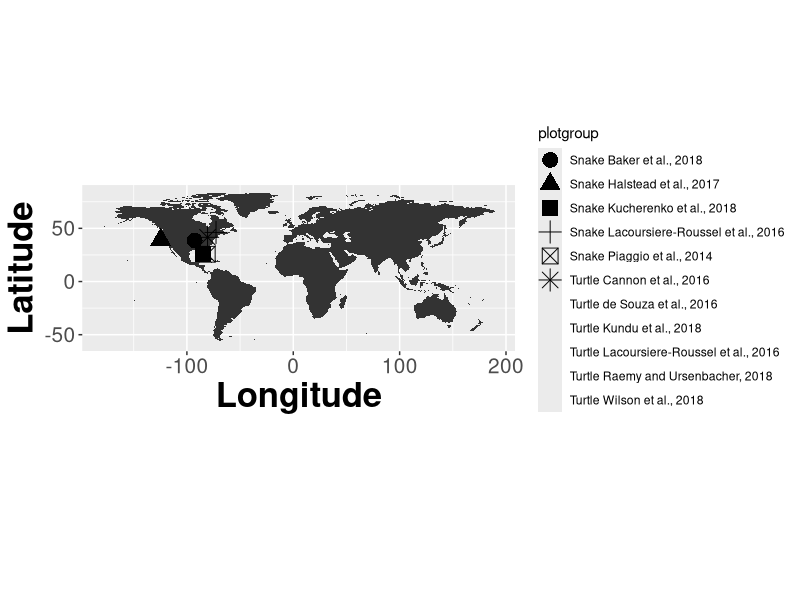
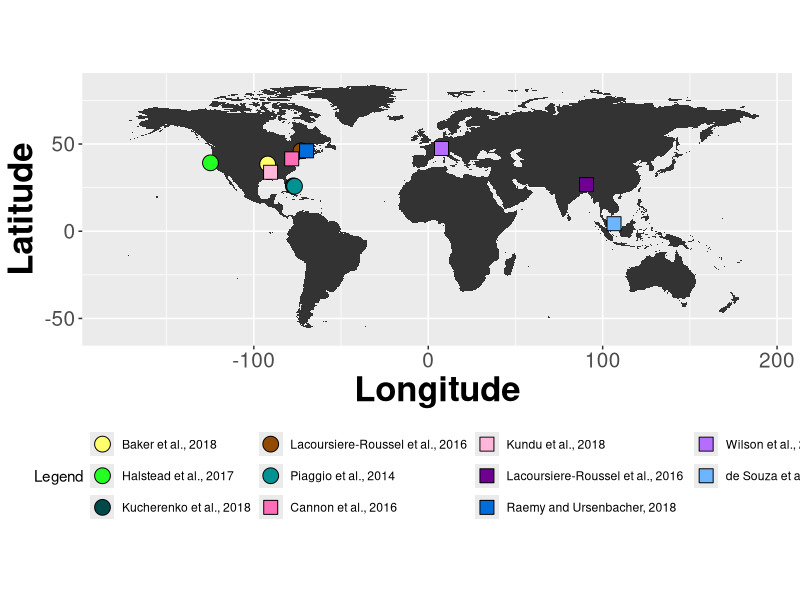

These charts were generated, in order, by the following R code:
# Required libraries including maps
library(tidyverse)
library(maps)

# Data location
setwd("~/Documents/Master's/eDNA-reptileMap")

# Reading in data as tibble rather than data frame (more elegantly handles strings)
sites<-read_csv("sites.csv")
sites

wrld <- map_data("world")

wrld <- map_data("world") %>%
  filter(region != "Antarctica")

gg1 <- ggplot() + geom_polygon(data = wrld, aes(x=long, y = lat, group = group)) +
  coord_fixed(1.0)

cbbPalette <- c("#FFFF6D", "#24FF24","#004949", "#924900","#009292", "#FF6DB6", "#FFB6DB", "#6e0092", "#006DDB", "#B66DFF","#6DB6FF", "#B6DBFF", "#920000",  "#DB6D00")

# Creating new variable which is what we'll actually "plot"
sites <- sites %>% mutate(plotgroup = paste(Type,Study)) %>% arrange(plotgroup)

# Getting a shape vector the same length as our Type vector to use for point shapes
shapevector <- rep(NA,length(sites$Type))

for (i in 1:length(unique(sites$Type))) {
  shapevector[which(sites$Type==unique(sites$Type)[i])] <- 20+i
}

# Intitalize plot with shape and fill by plotgroup
# calling geom_jitter directly, because calling it after geom_point is the same
# increased the positional jitter, because sites were still overlapping
initialplot <- gg1 +
  geom_jitter(data = sites, aes(x = Long, y = Lat, shape=plotgroup, fill=plotgroup), size = 5, stroke=0.5, position=position_jitter(width = 5)) +
  labs(x="Longitude", y="Latitude") +
  theme(axis.text=element_text(size=15), axis.title=element_text(size=25,face="bold"))

initialplot

# Create a new variable with duplicate names distinguished by spaces for legend
# Cannot have exactly the same names repeated in order for the finalplot call to work
labelnames <- NULL
for (i in 1:length(sites$Study)) {
  temp <- sites$Study[i]
  if (temp %in% labelnames) {
    temp <- paste(temp," ",sep="")
  }
  labelnames <- c(labelnames,temp)
}

# We use scale_shape and scale_fill manual. The vectors we feed as values must
# be the same length as sites$plotgroup
# Defining by colour (e.g. point outline) as well causes issues probably because
# of a similar issue to
# https://stackoverflow.com/questions/12488905/why-wont-the-ggplot2-legend-combine-manual-fill-and-scale-values

finalplot <- initialplot +
  scale_shape_manual(name="Legend",values = shapevector, labels=labelnames) +
  scale_fill_manual(name="Legend",values = cbbPalette, labels=labelnames)+theme(legend.position="bottom")

finalplot
